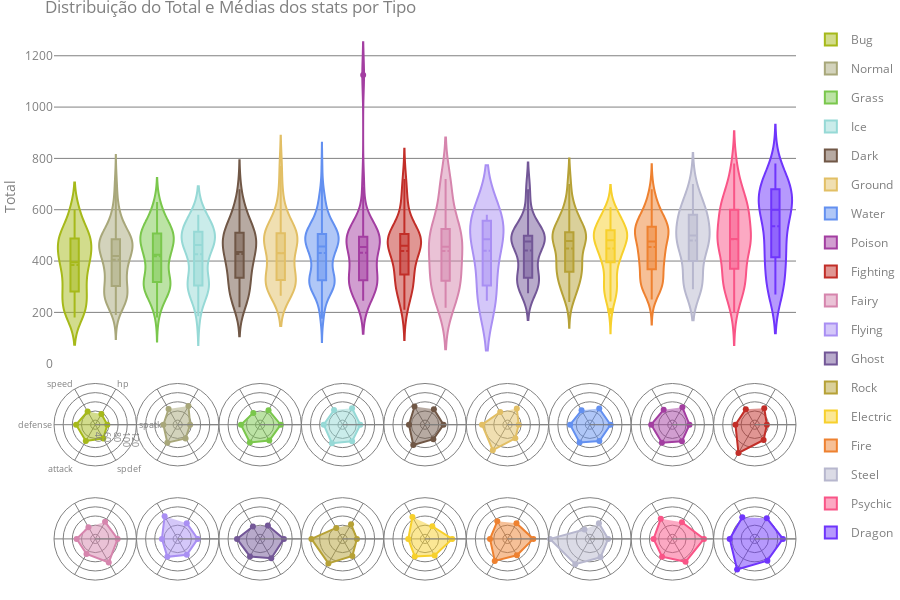

The notebook cell saved with this chart:
### Code cell
# Rank por type1 de médias dos valores da variavel total
totalMean = dfPokemon.loc[:, ["total", "type1"]].groupby("type1").mean()
totalMean.sort_values(by="total", inplace=True)

# Categorias que serao mostradas no radar
categories = ["hp", "spatk", "spdef", "attack", "defense", "speed"]

# Definicao do numero de linhas e colunas de graficos de radares
# Linhas * Colunas tem que totalizar 18 (total de tipos de pokemons)
rows = 2
cols = 9

# Definicao de um dicionario para o layout dos graficos polares
polarLayout = dict(
    bgcolor=transparente,
    radialaxis=dict(
        range=[30, 120],
        showticklabels=False,
        dtick=20,
        tickfont_size=9,
        linecolor=cinza,
        gridcolor=cinza,
        tickcolor=cinza,
    ),
    angularaxis=dict(
        rotation=60,
        direction="clockwise",
        showticklabels=False,
        tickfont_size=9,
        linecolor=cinza,
        tickcolor=cinza,
        gridcolor=cinza,
    ),
)

# Definicao da altura (proporcional) do grafico de violino
# 1 - violinHight sera aultura dividids entre as linhas de radares
violinHight = 0.6
heights = [(1 - violinHight) / rows] * (rows + 1)
heights[0] = violinHight

# Definicao do tipo do grafico de cada subplot
# A primeira linha sera um unico grafico de violino
row1 = [None] * cols
row1[0] = {"colspan": cols, "type": "xy"}
specsC = [row1]
# Todos da segunda linha serao graficos polares
rowsRadars = [{"type": "polar"}] * cols
specsC += [rowsRadars] * rows

# Criacao dos subplots
fig = make_subplots(
    rows=rows + 1,
    cols=cols,
    shared_xaxes="all",
    shared_yaxes="all",
    vertical_spacing=0,
    horizontal_spacing=0,
    row_heights=heights,
    specs=specsC,
)

for i, t in enumerate(totalMean.index):
    typeRows = dfPokemon.loc[:, "type1"] == t

    # Plot dos graficos de violino
    fig.add_trace(
        go.Violin(
            x=dfPokemon.loc[typeRows, "type1"],
            y=dfPokemon.loc[typeRows, "total"],
            name=t,
            legendgroup=t,
            scalegroup=t,
            box_visible=True,
            meanline_visible=True,
            points="outliers",
            line_color=colorsType[t],
        ),
        row=1,
        col=1,
    )

    # Plot dos graficos de radar
    fig.add_trace(
        go.Scatterpolar(
            r=dfPokemon.loc[typeRows, categories].mean(),
            theta=categories,
            fill="toself",
            name=t,
            line_color=colorsType[t],
            legendgroup=t,
            showlegend=False,
            hovertemplate="mean %{theta}: %{r:.2f}",
        ),
        row=(i // cols) + 2,
        col=(i % cols) + 1,
    )
    # Layout dos graficos de radar
    fig.update_layout(
        # Essa expressao se traduz em {polar+str(i): polarLayout}
        **{["polar" + str(x) for x in range(1, 19)][i]: polarLayout}
    )


fig.update_layout(
    
    # Layout do grafico como um todo
    font_color=cinza,
    autosize=True,
    height=600,
    margin=dict(l=0, r=0, t=25, b=0),
    title_text="Distribuição do Total e Médias dos stats por Tipo",
    paper_bgcolor=transparente,
    
    # Layout do grafico de violino
    plot_bgcolor=transparente,
    xaxis=dict(ticks="", showticklabels=False),
    yaxis=dict(title="Total", gridcolor=cinza),
    violingap=0.1,
    violingroupgap=0.1,
    
    # Colocando os eixos no primeiro radar
    polar1=dict(
        radialaxis=dict(showticklabels=True),
        angularaxis=dict(showticklabels=True),
    )
    
)

ploff.iplot(fig)

### Figure 1 — Plotly figure (JSON) as saved in the notebook; plotly's stock layout.template omitted (floating-point values rounded to 4 significant figures; data arrays with more than 128 entries replaced by an {"elided": "..."} marker saying what was removed)
{"data": [{"box": {"visible": true}, "legendgroup": "Bug", "line": {"color": "#a6b91a"}, "meanline": {"visible": true}, "name": "Bug", "points": "outliers", "scalegroup": "Bug", "type": "violin", "x": ["Bug", "Bug", "Bug", "Bug", "Bug", "Bug", "Bug", "Bug", "Bug", "Bug", "Bug", "Bug", "Bug", "Bug", "Bug", "Bug", "Bug", "Bug", "Bug", "Bug", "Bug", "Bug", "Bug", "Bug", "Bug", "Bug", "Bug", "Bug", "Bug", "Bug", "Bug", "Bug", "Bug", "Bug", "Bug", "Bug", "Bug", "Bug", "Bug", "Bug", "Bug", "Bug", "Bug", "Bug", "Bug", "Bug", "Bug", "Bug", "Bug", "Bug", "Bug", "Bug", "Bug", "Bug", "Bug", "Bug", "Bug", "Bug", "Bug", "Bug", "Bug", "Bug", "Bug", "Bug", "Bug", "Bug", "Bug", "Bug", "Bug", "Bug", "Bug", "Bug", "Bug", "Bug", "Bug", "Bug", "Bug", "Bug", "Bug", "Bug", "Bug"], "xaxis": "x", "y": [195, 205, 395, 195, 205, 395, 495, 285, 405, 305, 450, 500, 500, 600, 265, 390, 250, 400, 390, 290, 465, 500, 600, 505, 500, 600, 195, 205, 395, 205, 385, 269, 454, 266, 456, 236, 430, 430, 194, 384, 224, 424, 424, 424, 424, 244, 474, 515, 310, 380, 500, 260, 360, 485, 325, 485, 315, 495, 319, 472, 305, 495, 484, 360, 550, 600, 200, 213, 411, 300, 400, 500, 304, 464, 230, 530, 570, 570, 180, 335, 505], "yaxis": "y"}, {"fill": "toself", "hovertemplate": "mean %{theta}: %{r:.2f}", "legendgroup": "Bug", "line": {"color": "#a6b91a"}, "name": "Bug", "r": [57.02, 56.38, 65.07, 71.07, 71.8, 63.26], "showlegend": false, "subplot": "polar", "theta": ["hp", "spatk", "spdef", "attack", "defense", "speed"], "type": "scatterpolar"}, {"box": {"visible": true}, "legendgroup": "Normal", "line": {"color": "#a8a77a"}, "meanline": {"visible": true}, "name": "Normal", "points": "outliers", "scalegroup": "Normal", "type": "violin", "x": ["Normal", "Normal", "Normal", "Normal", "Normal", "Normal", "Normal", "Normal", "Normal", "Normal", "Normal", "Normal", "Normal", "Normal", "Normal", "Normal", "Normal", "Normal", "Normal", "Normal", "Normal", "Normal", "Normal", "Normal", "Normal", "Normal", "Normal", "Normal", "Normal", "Normal", "Normal", "Normal", "Normal", "Normal", "Normal", "Normal", "Normal", "Normal", "Normal", "Normal", "Normal", "Normal", "Normal", "Normal", "Normal", "Normal", "Normal", "Normal", "Normal", "Normal", "Normal", "Normal", "Normal", "Normal", "Normal", "Normal", "Normal", "Normal", "Normal", "Normal", "Normal", "Normal", "Normal", "Normal", "Normal", "Normal", "Normal", "Normal", "Normal", "Normal", "Normal", "Normal", "Normal", "Normal", "Normal", "Normal", "Normal", "Normal", "Normal", "Normal", "Normal", "Normal", "Normal", "Normal", "Normal", "Normal", "Normal", "Normal", "Normal", "Normal", "Normal", "Normal", "Normal", "Normal", "Normal", "Normal", "Normal", "Normal", "Normal", "Normal", "Normal", "Normal", "Normal", "Normal", "Normal", "Normal", "Normal", "Normal", "Normal", "Normal", "Normal", "Normal", "Normal", "Normal", "Normal"], "xaxis": "x", "y": [251, 349, 479, 579, 253, 413, 262, 442, 270, 435, 290, 440, 377, 310, 470, 385, 450, 490, 590, 490, 288, 325, 435, 395, 540, 215, 415, 262, 452, 210, 360, 455, 415, 330, 500, 515, 465, 250, 490, 540, 240, 420, 270, 455, 280, 440, 670, 240, 360, 490, 190, 260, 400, 360, 310, 458, 420, 440, 245, 340, 485, 250, 410, 482, 350, 480, 580, 310, 452, 220, 411, 390, 515, 535, 670, 720, 255, 420, 275, 370, 500, 264, 358, 488, 445, 545, 300, 470, 335, 475, 490, 350, 510, 600, 600, 237, 423, 278, 472, 265, 355, 485, 253, 418, 340, 500, 490, 534, 570, 480, 485, 275, 460, 270, 490], "yaxis": "y"}, {"fill": "toself", "hovertemplate": "mean %{theta}: %{r:.2f}", "legendgroup": "Normal", "line": {"color": "#a8a77a"}, "name": "Normal", "r": [77.05, 57.22, 64.49, 75.26, 61.17, 69.68], "showlegend": false, "subplot": "polar2", "theta": ["hp", "spatk", "spdef", "attack", "defense", "speed"], "type": "scatterpolar"}, {"box": {"visible": true}, "legendgroup": "Grass", "line": {"color": "#7ac74c"}, "meanline": {"visible": true}, "name": "Grass", "points": "outliers", "scalegroup": "Grass", "type": "violin", "x": ["Grass", "Grass", "Grass", "Grass", "Grass", "Grass", "Grass", "Grass", "Grass", "Grass", "Grass", "Grass", "Grass", "Grass", "Grass", "Grass", "Grass", "Grass", "Grass", "Grass", "Grass", "Grass", "Grass", "Grass", "Grass", "Grass", "Grass", "Grass", "Grass", "Grass", "Grass", "Grass", "Grass", "Grass", "Grass", "Grass", "Grass", "Grass", "Grass", "Grass", "Grass", "Grass", "Grass", "Grass", "Grass", "Grass", "Grass", "Grass", "Grass", "Grass", "Grass", "Grass", "Grass", "Grass", "Grass", "Grass", "Grass", "Grass", "Grass", "Grass", "Grass", "Grass", "Grass", "Grass", "Grass", "Grass", "Grass", "Grass", "Grass", "Grass", "Grass", "Grass", "Grass", "Grass", "Grass", "Grass", "Grass", "Grass", "Grass", "Grass", "Grass", "Grass", "Grass", "Grass", "Grass", "Grass", "Grass", "Grass", "Grass", "Grass", "Grass"], "xaxis": "x", "y": [318, 405, 525, 625, 320, 395, 490, 300, 390, 490, 325, 530, 530, 435, 318, 405, 525, 490, 250, 340, 460, 180, 425, 310, 405, 530, 630, 220, 340, 480, 295, 460, 400, 335, 475, 460, 318, 405, 525, 280, 515, 275, 450, 454, 334, 494, 594, 535, 525, 600, 600, 308, 413, 528, 316, 498, 280, 480, 280, 480, 461, 294, 464, 305, 489, 580, 313, 405, 530, 350, 531, 320, 420, 530, 250, 480, 285, 405, 210, 290, 510, 570, 570, 310, 420, 530, 250, 460, 260, 485, 485], "yaxis": "y"}, {"fill": "toself", "hovertemplate": "mean %{theta}: %{r:.2f}", "legendgroup": "Grass", "line": {"color": "#7ac74c"}, "name": "Grass", "r": [66.74, 75.04, 70.05, 74.81, 71.82, 59.77], "showlegend": false, "subplot": "polar3", "theta": ["hp", "spatk", "spdef", "attack", "defense", "speed"], "type": "scatterpolar"}, {"box": {"visible": true}, "legendgroup": "Ice", "line": {"color": "#96d9d6"}, "meanline": {"visible": true}, "name": "Ice", "points": "outliers", "scalegroup": "Ice", "type": "violin", "x": ["Ice", "Ice", "Ice", "Ice", "Ice", "Ice", "Ice", "Ice", "Ice", "Ice", "Ice", "Ice", "Ice", "Ice", "Ice", "Ice", "Ice", "Ice", "Ice", "Ice", "Ice", "Ice", "Ice", "Ice", "Ice", "Ice", "Ice", "Ice", "Ice", "Ice", "Ice", "Ice", "Ice", "Ice", "Ice", "Ice"], "xaxis": "x", "y": [300, 450, 299, 505, 455, 580, 250, 450, 330, 305, 420, 300, 480, 580, 290, 410, 530, 580, 525, 530, 480, 315, 480, 540, 305, 395, 535, 305, 505, 515, 304, 514, 185, 475, 470, 470], "yaxis": "y"}, {"fill": "toself", "hovertemplate": "mean %{theta}: %{r:.2f}", "legendgroup": "Ice", "line": {"color": "#96d9d6"}, "name": "Ice", "r": [71.5, 68.67, 71.69, 76.64, 71.08, 67.14], "showlegend": false, "subplot": "polar4", "theta": ["hp", "spatk", "spdef", "attack", "defense", "speed"], "type": "scatterpolar"}, {"box": {"visible": true}, "legendgroup": "Dark", "line": {"color": "#705746"}, "meanline": {"visible": true}, "name": "Dark", "points": "outliers", "scalegroup": "Dark", "type": "violin", "x": ["Dark", "Dark", "Dark", "Dark", "Dark", "Dark", "Dark", "Dark", "Dark", "Dark", "Dark", "Dark", "Dark", "Dark", "Dark", "Dark", "Dark", "Dark", "Dark", "Dark", "Dark", "Dark", "Dark", "Dark", "Dark", "Dark", "Dark", "Dark", "Dark", "Dark", "Dark", "Dark", "Dark", "Dark", "Dark", "Dark", "Dark", "Dark", "Dark", "Dark", "Dark", "Dark", "Dark", "Dark"], "xaxis": "x", "y": [253, 413, 290, 440, 525, 405, 430, 330, 500, 600, 220, 420, 240, 420, 380, 480, 465, 565, 505, 510, 600, 281, 446, 348, 488, 330, 510, 340, 490, 370, 510, 300, 420, 600, 288, 482, 680, 570, 245, 455, 265, 370, 510, 520], "yaxis": "y"}, {"fill": "toself", "hovertemplate": "mean %{theta}: %{r:.2f}", "legendgroup": "Dark", "line": {"color": "#705746"}, "name": "Dark", "r": [68.82, 70.45, 66.48, 81, 64.98, 75.75], "showlegend": false, "subplot": "polar5", "theta": ["hp", "spatk", "spdef", "attack", "defense", "speed"], "type": "scatterpolar"}, {"box": {"visible": true}, "legendgroup": "Ground", "line": {"color": "#e2bf65"}, "meanline": {"visible": true}, "name": "Ground", "points": "outliers", "scalegroup": "Ground", "type": "violin", "x": ["Ground", "Ground", "Ground", "Ground", "Ground", "Ground", "Ground", "Ground", "Ground", "Ground", "Ground", "Ground", "Ground", "Ground", "Ground", "Ground", "Ground", "Ground", "Ground", "Ground", "Ground", "Ground", "Ground", "Ground", "Ground", "Ground", "Ground", "Ground", "Ground", "Ground", "Ground", "Ground", "Ground", "Ground", "Ground", "Ground", "Ground", "Ground", "Ground", "Ground", "Ground"], "xaxis": "x", "y": [300, 450, 265, 265, 425, 425, 320, 425, 345, 485, 430, 330, 500, 290, 340, 520, 300, 500, 670, 770, 330, 525, 535, 510, 328, 508, 292, 351, 519, 303, 471, 471, 303, 483, 600, 600, 385, 500, 315, 510, 483], "yaxis": "y"}, {"fill": "toself", "hovertemplate": "mean %{theta}: %{r:.2f}", "legendgroup": "Ground", "line": {"color": "#e2bf65"}, "name": "Ground", "r": [70.85, 54.59, 64.32, 94.12, 85.46, 61.8], "showlegend": false, "subplot": "polar6", "theta": ["hp", "spatk", "spdef", "attack", "defense", "speed"], "type": "scatterpolar"}, {"box": {"visible": true}, "legendgroup": "Water", "line": {"color": "#6390f0"}, "meanline": {"visible": true}, "name": "Water", "points": "outliers", "scalegroup": "Water", "type": "violin", "x": {"elided": "134 str values"}, "xaxis": "x", "y": {"elided": "134 int values"}, "yaxis": "y"}, {"fill": "toself", "hovertemplate": "mean %{theta}: %{r:.2f}", "legendgroup": "Water", "line": {"color": "#6390f0"}, "name": "Water", "r": [70.89, 75.01, 71.4, 74.99, 73.12, 66.34], "showlegend": false, "subplot": "polar7", "theta": ["hp", "spatk", "spdef", "attack", "defense", "speed"], "type": "scatterpolar"}, {"box": {"visible": true}, "legendgroup": "Poison", "line": {"color": "#a33ea1"}, "meanline": {"visible": true}, "name": "Poison", "points": "outliers", "scalegroup": "Poison", "type": "violin", "x": ["Poison", "Poison", "Poison", "Poison", "Poison", "Poison", "Poison", "Poison", "Poison", "Poison", "Poison", "Poison", "Poison", "Poison", "Poison", "Poison", "Poison", "Poison", "Poison", "Poison", "Poison", "Poison", "Poison", "Poison", "Poison", "Poison", "Poison", "Poison", "Poison", "Poison", "Poison", "Poison", "Poison", "Poison", "Poison", "Poison", "Poison", "Poison", "Poison"], "xaxis": "x", "y": [288, 448, 275, 365, 505, 273, 365, 505, 245, 455, 325, 325, 500, 500, 340, 490, 490, 535, 302, 467, 458, 329, 479, 330, 500, 300, 490, 329, 474, 320, 494, 305, 495, 320, 480, 420, 540, 690, 1125], "yaxis": "y"}, {"fill": "toself", "hovertemplate": "mean %{theta}: %{r:.2f}", "legendgroup": "Poison", "line": {"color": "#a33ea1"}, "name": "Poison", "r": [73.95, 67.44, 71.85, 75.54, 76.18, 67.77], "showlegend": false, "subplot": "polar8", "theta": ["hp", "spatk", "spdef", "attack", "defense", "speed"], "type": "scatterpolar"}, {"box": {"visible": true}, "legendgroup": "Fighting", "line": {"color": "#c22e28"}, "meanline": {"visible": true}, "name": "Fighting", "points": "outliers", "scalegroup": "Fighting", "type": "violin", "x": ["Fighting", "Fighting", "Fighting", "Fighting", "Fighting", "Fighting", "Fighting", "Fighting", "Fighting", "Fighting", "Fighting", "Fighting", "Fighting", "Fighting", "Fighting", "Fighting", "Fighting", "Fighting", "Fighting", "Fighting", "Fighting", "Fighting", "Fighting", "Fighting", "Fighting", "Fighting", "Fighting", "Fighting", "Fighting", "Fighting", "Fighting", "Fighting", "Fighting", "Fighting", "Fighting", "Fighting", "Fighting", "Fighting"], "xaxis": "x", "y": [305, 455, 305, 405, 505, 377, 455, 455, 210, 455, 237, 474, 280, 410, 510, 285, 525, 625, 305, 405, 505, 465, 465, 350, 510, 348, 495, 500, 338, 478, 490, 600, 310, 480, 507, 470, 720, 670], "yaxis": "y"}, {"fill": "toself", "hovertemplate": "mean %{theta}: %{r:.2f}", "legendgroup": "Fighting", "line": {"color": "#c22e28"}, "name": "Fighting", "r": [71.39, 56.42, 68.55, 101.3, 72.21, 69.21], "showlegend": false, "subplot": "polar9", "theta": ["hp", "spatk", "spdef", "attack", "defense", "speed"], "type": "scatterpolar"}, {"box": {"visible": true}, "legendgroup": "Fairy", "line": {"color": "#d685ad"}, "meanline": {"visible": true}, "name": "Fairy", "points": "outliers", "scalegroup": "Fairy", "type": "violin", "x": ["Fairy", "Fairy", "Fairy", "Fairy", "Fairy", "Fairy", "Fairy", "Fairy", "Fairy", "Fairy", "Fairy", "Fairy", "Fairy", "Fairy", "Fairy", "Fairy", "Fairy", "Fairy", "Fairy", "Fairy", "Fairy", "Fairy"], "xaxis": "x", "y": [323, 483, 218, 245, 405, 300, 450, 545, 303, 371, 552, 341, 462, 341, 480, 525, 680, 485, 270, 495, 720, 670], "yaxis": "y"}, {"fill": "toself", "hovertemplate": "mean %{theta}: %{r:.2f}", "legendgroup": "Fairy", "line": {"color": "#d685ad"}, "name": "Fairy", "r": [72.95, 78.95, 89.18, 68.09, 70.55, 59.55], "showlegend": false, "subplot": "polar10", "theta": ["hp", "spatk", "spdef", "attack", "defense", "speed"], "type": "scatterpolar"}, {"box": {"visible": true}, "legendgroup": "Flying", "line": {"color": "#a98ff3"}, "meanline": {"visible": true}, "name": "Flying", "points": "outliers", "scalegroup": "Flying", "type": "violin", "x": ["Flying", "Flying", "Flying", "Flying", "Flying", "Flying", "Flying", "Flying"], "xaxis": "x", "y": [580, 580, 245, 535, 245, 365, 495, 475], "yaxis": "y"}, {"fill": "toself", "hovertemplate": "mean %{theta}: %{r:.2f}", "legendgroup": "Flying", "line": {"color": "#a98ff3"}, "name": "Flying", "r": [69.62, 73.88, 70, 75.12, 64.38, 87], "showlegend": false, "subplot": "polar11", "theta": ["hp", "spatk", "spdef", "attack", "defense", "speed"], "type": "scatterpolar"}, {"box": {"visible": true}, "legendgroup": "Ghost", "line": {"color": "#735797"}, "meanline": {"visible": true}, "name": "Ghost", "points": "outliers", "scalegroup": "Ghost", "type": "violin", "x": ["Ghost", "Ghost", "Ghost", "Ghost", "Ghost", "Ghost", "Ghost", "Ghost", "Ghost", "Ghost", "Ghost", "Ghost", "Ghost", "Ghost", "Ghost", "Ghost", "Ghost", "Ghost", "Ghost", "Ghost", "Ghost", "Ghost", "Ghost", "Ghost", "Ghost", "Ghost", "Ghost", "Ghost", "Ghost", "Ghost", "Ghost", "Ghost", "Ghost", "Ghost", "Ghost", "Ghost", "Ghost", "Ghost", "Ghost", "Ghost", "Ghost"], "xaxis": "x", "y": [310, 405, 500, 600, 435, 410, 295, 455, 555, 295, 455, 348, 498, 495, 485, 525, 680, 680, 303, 483, 275, 370, 520, 309, 474, 335, 335, 335, 335, 494, 494, 494, 494, 476, 320, 480, 476, 517, 308, 508, 510], "yaxis": "y"}, {"fill": "toself", "hovertemplate": "mean %{theta}: %{r:.2f}", "legendgroup": "Ghost", "line": {"color": "#735797"}, "name": "Ghost", "r": [63.95, 81.98, 78.78, 74.2, 80.44, 61.41], "showlegend": false, "subplot": "polar12", "theta": ["hp", "spatk", "spdef", "attack", "defense", "speed"], "type": "scatterpolar"}, {"box": {"visible": true}, "legendgroup": "Rock", "line": {"color": "#b6a136"}, "meanline": {"visible": true}, "name": "Rock", "points": "outliers", "scalegroup": "Rock", "type": "violin", "x": ["Rock", "Rock", "Rock", "Rock", "Rock", "Rock", "Rock", "Rock", "Rock", "Rock", "Rock", "Rock", "Rock", "Rock", "Rock", "Rock", "Rock", "Rock", "Rock", "Rock", "Rock", "Rock", "Rock", "Rock", "Rock", "Rock", "Rock", "Rock", "Rock", "Rock", "Rock", "Rock", "Rock", "Rock", "Rock", "Rock", "Rock", "Rock", "Rock", "Rock", "Rock", "Rock", "Rock", "Rock", "Rock", "Rock", "Rock", "Rock", "Rock", "Rock", "Rock", "Rock", "Rock", "Rock", "Rock", "Rock", "Rock", "Rock", "Rock", "Rock"], "xaxis": "x", "y": [300, 300, 390, 390, 495, 495, 385, 355, 495, 355, 495, 515, 615, 410, 300, 410, 600, 700, 375, 460, 460, 355, 495, 355, 495, 580, 350, 495, 350, 495, 290, 525, 280, 390, 515, 401, 567, 580, 306, 500, 362, 521, 362, 521, 500, 600, 700, 280, 280, 487, 487, 487, 440, 500, 570, 570, 240, 410, 510, 470], "yaxis": "y"}, {"fill": "toself", "hovertemplate": "mean %{theta}: %{r:.2f}", "legendgroup": "Rock", "line": {"color": "#b6a136"}, "name": "Rock", "r": [67.1, 61.37, 72.8, 91.78, 97.97, 57.67], "showlegend": false, "subplot": "polar13", "theta": ["hp", "spatk", "spdef", "attack", "defense", "speed"], "type": "scatterpolar"}, {"box": {"visible": true}, "legendgroup": "Electric", "line": {"color": "#f7d02c"}, "meanline": {"visible": true}, "name": "Electric", "points": "outliers", "scalegroup": "Electric", "type": "violin", "x": ["Electric", "Electric", "Electric", "Electric", "Electric", "Electric", "Electric", "Electric", "Electric", "Electric", "Electric", "Electric", "Electric", "Electric", "Electric", "Electric", "Electric", "Electric", "Electric", "Electric", "Electric", "Electric", "Electric", "Electric", "Electric", "Electric", "Electric", "Electric", "Electric", "Electric", "Electric", "Electric", "Electric", "Electric", "Electric", "Electric", "Electric", "Electric", "Electric", "Electric", "Electric", "Electric", "Electric", "Electric", "Electric", "Electric", "Electric", "Electric", "Electric", "Electric", "Electric", "Electric", "Electric", "Electric", "Electric", "Electric", "Electric", "Electric", "Electric", "Electric", "Electric"], "xaxis": "x", "y": [320, 430, 485, 485, 325, 465, 330, 490, 490, 525, 580, 205, 280, 365, 510, 610, 360, 580, 295, 475, 575, 405, 405, 263, 363, 523, 405, 535, 540, 440, 520, 520, 520, 520, 520, 295, 497, 428, 275, 405, 515, 580, 580, 289, 481, 431, 476, 435, 570, 570, 600, 270, 490, 242, 502, 502, 435, 436, 436, 505, 505], "yaxis": "y"}, {"fill": "toself", "hovertemplate": "mean %{theta}: %{r:.2f}", "legendgroup": "Electric", "line": {"color": "#f7d02c"}, "name": "Electric", "r": [61.95, 89.38, 72.02, 74.57, 66.51, 84.9], "showlegend": false, "subplot": "polar14", "theta": ["hp", "spatk", "spdef", "attack", "defense", "speed"], "type": "scatterpolar"}, {"box": {"visible": true}, "legendgroup": "Fire", "line": {"color": "#ee8130"}, "meanline": {"visible": true}, "name": "Fire", "points": "outliers", "scalegroup": "Fire", "type": "violin", "x": ["Fire", "Fire", "Fire", "Fire", "Fire", "Fire", "Fire", "Fire", "Fire", "Fire", "Fire", "Fire", "Fire", "Fire", "Fire", "Fire", "Fire", "Fire", "Fire", "Fire", "Fire", "Fire", "Fire", "Fire", "Fire", "Fire", "Fire", "Fire", "Fire", "Fire", "Fire", "Fire", "Fire", "Fire", "Fire", "Fire", "Fire", "Fire", "Fire", "Fire", "Fire", "Fire", "Fire", "Fire", "Fire", "Fire", "Fire", "Fire", "Fire", "Fire", "Fire", "Fire", "Fire", "Fire", "Fire", "Fire", "Fire", "Fire", "Fire", "Fire", "Fire", "Fire", "Fire", "Fire", "Fire"], "xaxis": "x", "y": [309, 405, 534, 634, 634, 299, 505, 350, 555, 410, 500, 425, 495, 525, 580, 309, 405, 534, 250, 430, 365, 580, 680, 310, 405, 530, 630, 305, 460, 560, 470, 420, 309, 405, 534, 540, 600, 308, 418, 528, 316, 498, 315, 480, 540, 484, 307, 409, 534, 382, 499, 369, 507, 600, 320, 420, 530, 476, 485, 570, 310, 420, 530, 305, 525], "yaxis": "y"}, {"fill": "toself", "hovertemplate": "mean %{theta}: %{r:.2f}", "legendgroup": "Fire", "line": {"color": "#ee8130"}, "name": "Fire", "r": [69.43, 86.42, 71.29, 85.4, 68.11, 74.37], "showlegend": false, "subplot": "polar15", "theta": ["hp", "spatk", "spdef", "attack", "defense", "speed"], "type": "scatterpolar"}, {"box": {"visible": true}, "legendgroup": "Steel", "line": {"color": "#b7b7ce"}, "meanline": {"visible": true}, "name": "Steel", "points": "outliers", "scalegroup": "Steel", "type": "violin", "x": ["Steel", "Steel", "Steel", "Steel", "Steel", "Steel", "Steel", "Steel", "Steel", "Steel", "Steel", "Steel", "Steel", "Steel", "Steel", "Steel", "Steel", "Steel", "Steel", "Steel", "Steel", "Steel", "Steel", "Steel", "Steel", "Steel", "Steel", "Steel", "Steel", "Steel", "Steel", "Steel", "Steel", "Steel", "Steel", "Steel"], "xaxis": "x", "y": [290, 510, 610, 465, 380, 480, 330, 430, 530, 630, 300, 420, 600, 700, 580, 600, 300, 500, 680, 300, 440, 520, 580, 325, 448, 500, 500, 470, 570, 600, 300, 600, 440, 330, 500, 535], "yaxis": "y"}, {"fill": "toself", "hovertemplate": "mean %{theta}: %{r:.2f}", "legendgroup": "Steel", "line": {"color": "#b7b7ce"}, "name": "Steel", "r": [69.53, 69.86, 76.42, 93.81, 117.1, 53.64], "showlegend": false, "subplot": "polar16", "theta": ["hp", "spatk", "spdef", "attack", "defense", "speed"], "type": "scatterpolar"}, {"box": {"visible": true}, "legendgroup": "Psychic", "line": {"color": "#f95587"}, "meanline": {"visible": true}, "name": "Psychic", "points": "outliers", "scalegroup": "Psychic", "type": "violin", "x": ["Psychic", "Psychic", "Psychic", "Psychic", "Psychic", "Psychic", "Psychic", "Psychic", "Psychic", "Psychic", "Psychic", "Psychic", "Psychic", "Psychic", "Psychic", "Psychic", "Psychic", "Psychic", "Psychic", "Psychic", "Psychic", "Psychic", "Psychic", "Psychic", "Psychic", "Psychic", "Psychic", "Psychic", "Psychic", "Psychic", "Psychic", "Psychic", "Psychic", "Psychic", "Psychic", "Psychic", "Psychic", "Psychic", "Psychic", "Psychic", "Psychic", "Psychic", "Psychic", "Psychic", "Psychic", "Psychic", "Psychic", "Psychic", "Psychic", "Psychic", "Psychic", "Psychic", "Psychic", "Psychic", "Psychic", "Psychic", "Psychic", "Psychic", "Psychic", "Psychic", "Psychic", "Psychic", "Psychic", "Psychic", "Psychic", "Psychic", "Psychic", "Psychic", "Psychic", "Psychic", "Psychic", "Psychic", "Psychic", "Psychic", "Psychic", "Psychic"], "xaxis": "x", "y": [310, 400, 500, 600, 410, 500, 328, 483, 460, 460, 680, 780, 780, 600, 320, 470, 525, 336, 405, 680, 600, 198, 278, 518, 618, 330, 470, 455, 260, 600, 600, 600, 600, 285, 310, 518, 618, 580, 580, 580, 600, 600, 292, 487, 323, 425, 490, 290, 390, 490, 290, 370, 490, 335, 485, 355, 466, 466, 600, 680, 476, 570, 200, 400, 680, 680, 600, 680, 680, 754, 265, 370, 510, 520, 475, 475], "yaxis": "y"}, {"fill": "toself", "hovertemplate": "mean %{theta}: %{r:.2f}", "legendgroup": "Psychic", "line": {"color": "#f95587"}, "name": "Psychic", "r": [71.97, 99.11, 87.72, 74.93, 70.99, 80.59], "showlegend": false, "subplot": "polar17", "theta": ["hp", "spatk", "spdef", "attack", "defense", "speed"], "type": "scatterpolar"}, {"box": {"visible": true}, "legendgroup": "Dragon", "line": {"color": "#6f35fc"}, "meanline": {"visible": true}, "name": "Dragon", "points": "outliers", "scalegroup": "Dragon", "type": "violin", "x": ["Dragon", "Dragon", "Dragon", "Dragon", "Dragon", "Dragon", "Dragon", "Dragon", "Dragon", "Dragon", "Dragon", "Dragon", "Dragon", "Dragon", "Dragon", "Dragon", "Dragon", "Dragon", "Dragon", "Dragon", "Dragon", "Dragon", "Dragon", "Dragon", "Dragon", "Dragon", "Dragon", "Dragon", "Dragon", "Dragon", "Dragon", "Dragon", "Dragon", "Dragon", "Dragon", "Dragon", "Dragon", "Dragon", "Dragon", "Dragon"], "xaxis": "x", "y": [300, 420, 600, 490, 590, 300, 420, 600, 700, 600, 700, 600, 700, 680, 780, 300, 410, 600, 700, 320, 410, 540, 485, 680, 680, 660, 700, 700, 300, 452, 600, 600, 486, 708, 300, 420, 600, 270, 410, 600], "yaxis": "y"}, {"fill": "toself", "hovertemplate": "mean %{theta}: %{r:.2f}", "legendgroup": "Dragon", "line": {"color": "#6f35fc"}, "name": "Dragon", "r": [82.38, 91.53, 84.95, 107.2, 84.78, 84.45], "showlegend": false, "subplot": "polar18", "theta": ["hp", "spatk", "spdef", "attack", "defense", "speed"], "type": "scatterpolar"}], "layout": {"autosize": true, "font": {"color": "#808080"}, "height": 600, "margin": {"b": 0, "l": 0, "r": 0, "t": 25}, "paper_bgcolor": "rgba(0,0,0,0)", "plot_bgcolor": "rgba(0,0,0,0)", "polar": {"angularaxis": {"direction": "clockwise", "gridcolor": "#808080", "linecolor": "#808080", "rotation": 60, "showticklabels": true, "tickcolor": "#808080", "tickfont": {"size": 9}}, "bgcolor": "rgba(0,0,0,0)", "domain": {"x": [0, 0.1111], "y": [0.2, 0.4]}, "radialaxis": {"dtick": 20, "gridcolor": "#808080", "linecolor": "#808080", "range": [30, 120], "showticklabels": true, "tickcolor": "#808080", "tickfont": {"size": 9}}}, "polar10": {"angularaxis": {"direction": "clockwise", "gridcolor": "#808080", "linecolor": "#808080", "rotation": 60, "showticklabels": false, "tickcolor": "#808080", "tickfont": {"size": 9}}, "bgcolor": "rgba(0,0,0,0)", "domain": {"x": [0, 0.1111], "y": [0, 0.2]}, "radialaxis": {"dtick": 20, "gridcolor": "#808080", "linecolor": "#808080", "range": [30, 120], "showticklabels": false, "tickcolor": "#808080", "tickfont": {"size": 9}}}, "polar11": {"angularaxis": {"direction": "clockwise", "gridcolor": "#808080", "linecolor": "#808080", "rotation": 60, "showticklabels": false, "tickcolor": "#808080", "tickfont": {"size": 9}}, "bgcolor": "rgba(0,0,0,0)", "domain": {"x": [0.1111, 0.2222], "y": [0, 0.2]}, "radialaxis": {"dtick": 20, "gridcolor": "#808080", "linecolor": "#808080", "range": [30, 120], "showticklabels": false, "tickcolor": "#808080", "tickfont": {"size": 9}}}, "polar12": {"angularaxis": {"direction": "clockwise", "gridcolor": "#808080", "linecolor": "#808080", "rotation": 60, "showticklabels": false, "tickcolor": "#808080", "tickfont": {"size": 9}}, "bgcolor": "rgba(0,0,0,0)", "domain": {"x": [0.2222, 0.3333], "y": [0, 0.2]}, "radialaxis": {"dtick": 20, "gridcolor": "#808080", "linecolor": "#808080", "range": [30, 120], "showticklabels": false, "tickcolor": "#808080", "tickfont": {"size": 9}}}, "polar13": {"angularaxis": {"direction": "clockwise", "gridcolor": "#808080", "linecolor": "#808080", "rotation": 60, "showticklabels": false, "tickcolor": "#808080", "tickfont": {"size": 9}}, "bgcolor": "rgba(0,0,0,0)", "domain": {"x": [0.3333, 0.4444], "y": [0, 0.2]}, "radialaxis": {"dtick": 20, "gridcolor": "#808080", "linecolor": "#808080", "range": [30, 120], "showticklabels": false, "tickcolor": "#808080", "tickfont": {"size": 9}}}, "polar14": {"angularaxis": {"direction": "clockwise", "gridcolor": "#808080", "linecolor": "#808080", "rotation": 60, "showticklabels": false, "tickcolor": "#808080", "tickfont": {"size": 9}}, "bgcolor": "rgba(0,0,0,0)", "domain": {"x": [0.4444, 0.5556], "y": [0, 0.2]}, "radialaxis": {"dtick": 20, "gridcolor": "#808080", "linecolor": "#808080", "range": [30, 120], "showticklabels": false, "tickcolor": "#808080", "tickfont": {"size": 9}}}, "polar15": {"angularaxis": {"direction": "clockwise", "gridcolor": "#808080", "linecolor": "#808080", "rotation": 60, "showticklabels": false, "tickcolor": "#808080", "tickfont": {"size": 9}}, "bgcolor": "rgba(0,0,0,0)", "domain": {"x": [0.5556, 0.6667], "y": [0, 0.2]}, "radialaxis": {"dtick": 20, "gridcolor": "#808080", "linecolor": "#808080", "range": [30, 120], "showticklabels": false, "tickcolor": "#808080", "tickfont": {"size": 9}}}, "polar16": {"angularaxis": {"direction": "clockwise", "gridcolor": "#808080", "linecolor": "#808080", "rotation": 60, "showticklabels": false, "tickcolor": "#808080", "tickfont": {"size": 9}}, "bgcolor": "rgba(0,0,0,0)", "domain": {"x": [0.6667, 0.7778], "y": [0, 0.2]}, "radialaxis": {"dtick": 20, "gridcolor": "#808080", "linecolor": "#808080", "range": [30, 120], "showticklabels": false, "tickcolor": "#808080", "tickfont": {"size": 9}}}, "polar17": {"angularaxis": {"direction": "clockwise", "gridcolor": "#808080", "linecolor": "#808080", "rotation": 60, "showticklabels": false, "tickcolor": "#808080", "tickfont": {"size": 9}}, "bgcolor": "rgba(0,0,0,0)", "domain": {"x": [0.7778, 0.8889], "y": [0, 0.2]}, "radialaxis": {"dtick": 20, "gridcolor": "#808080", "linecolor": "#808080", "range": [30, 120], "showticklabels": false, "tickcolor": "#808080", "tickfont": {"size": 9}}}, "polar18": {"angularaxis": {"direction": "clockwise", "gridcolor": "#808080", "linecolor": "#808080", "rotation": 60, "showticklabels": false, "tickcolor": "#808080", "tickfont": {"size": 9}}, "bgcolor": "rgba(0,0,0,0)", "domain": {"x": [0.8889, 1], "y": [0, 0.2]}, "radialaxis": {"dtick": 20, "gridcolor": "#808080", "linecolor": "#808080", "range": [30, 120], "showticklabels": false, "tickcolor": "#808080", "tickfont": {"size": 9}}}, "polar2": {"angularaxis": {"direction": "clockwise", "gridcolor": "#808080", "linecolor": "#808080", "rotation": 60, "showticklabels": false, "tickcolor": "#808080", "tickfont": {"size": 9}}, "bgcolor": "rgba(0,0,0,0)", "domain": {"x": [0.1111, 0.2222], "y": [0.2, 0.4]}, "radialaxis": {"dtick": 20, "gridcolor": "#808080", "linecolor": "#808080", "range": [30, 120], "showticklabels": false, "tickcolor": "#808080", "tickfont": {"size": 9}}}, "polar3": {"angularaxis": {"direction": "clockwise", "gridcolor": "#808080", "linecolor": "#808080", "rotation": 60, "showticklabels": false, "tickcolor": "#808080", "tickfont": {"size": 9}}, "bgcolor": "rgba(0,0,0,0)", "domain": {"x": [0.2222, 0.3333], "y": [0.2, 0.4]}, "radialaxis": {"dtick": 20, "gridcolor": "#808080", "linecolor": "#808080", "range": [30, 120], "showticklabels": false, "tickcolor": "#808080", "tickfont": {"size": 9}}}, "polar4": {"angularaxis": {"direction": "clockwise", "gridcolor": "#808080", "linecolor": "#808080", "rotation": 60, "showticklabels": false, "tickcolor": "#808080", "tickfont": {"size": 9}}, "bgcolor": "rgba(0,0,0,0)", "domain": {"x": [0.3333, 0.4444], "y": [0.2, 0.4]}, "radialaxis": {"dtick": 20, "gridcolor": "#808080", "linecolor": "#808080", "range": [30, 120], "showticklabels": false, "tickcolor": "#808080", "tickfont": {"size": 9}}}, "polar5": {"angularaxis": {"direction": "clockwise", "gridcolor": "#808080", "linecolor": "#808080", "rotation": 60, "showticklabels": false, "tickcolor": "#808080", "tickfont": {"size": 9}}, "bgcolor": "rgba(0,0,0,0)", "domain": {"x": [0.4444, 0.5556], "y": [0.2, 0.4]}, "radialaxis": {"dtick": 20, "gridcolor": "#808080", "linecolor": "#808080", "range": [30, 120], "showticklabels": false, "tickcolor": "#808080", "tickfont": {"size": 9}}}, "polar6": {"angularaxis": {"direction": "clockwise", "gridcolor": "#808080", "linecolor": "#808080", "rotation": 60, "showticklabels": false, "tickcolor": "#808080", "tickfont": {"size": 9}}, "bgcolor": "rgba(0,0,0,0)", "domain": {"x": [0.5556, 0.6667], "y": [0.2, 0.4]}, "radialaxis": {"dtick": 20, "gridcolor": "#808080", "linecolor": "#808080", "range": [30, 120], "showticklabels": false, "tickcolor": "#808080", "tickfont": {"size": 9}}}, "polar7": {"angularaxis": {"direction": "clockwise", "gridcolor": "#808080", "linecolor": "#808080", "rotation": 60, "showticklabels": false, "tickcolor": "#808080", "tickfont": {"size": 9}}, "bgcolor": "rgba(0,0,0,0)", "domain": {"x": [0.6667, 0.7778], "y": [0.2, 0.4]}, "radialaxis": {"dtick": 20, "gridcolor": "#808080", "linecolor": "#808080", "range": [30, 120], "showticklabels": false, "tickcolor": "#808080", "tickfont": {"size": 9}}}, "polar8": {"angularaxis": {"direction": "clockwise", "gridcolor": "#808080", "linecolor": "#808080", "rotation": 60, "showticklabels": false, "tickcolor": "#808080", "tickfont": {"size": 9}}, "bgcolor": "rgba(0,0,0,0)", "domain": {"x": [0.7778, 0.8889], "y": [0.2, 0.4]}, "radialaxis": {"dtick": 20, "gridcolor": "#808080", "linecolor": "#808080", "range": [30, 120], "showticklabels": false, "tickcolor": "#808080", "tickfont": {"size": 9}}}, "polar9": {"angularaxis": {"direction": "clockwise", "gridcolor": "#808080", "linecolor": "#808080", "rotation": 60, "showticklabels": false, "tickcolor": "#808080", "tickfont": {"size": 9}}, "bgcolor": "rgba(0,0,0,0)", "domain": {"x": [0.8889, 1], "y": [0.2, 0.4]}, "radialaxis": {"dtick": 20, "gridcolor": "#808080", "linecolor": "#808080", "range": [30, 120], "showticklabels": false, "tickcolor": "#808080", "tickfont": {"size": 9}}}, "title": {"text": "Distribuição do Total e Médias dos stats por Tipo"}, "violingap": 0.1, "violingroupgap": 0.1, "xaxis": {"anchor": "y", "domain": [0, 1], "showticklabels": false, "ticks": ""}, "yaxis": {"anchor": "x", "domain": [0.4, 1], "gridcolor": "#808080", "title": {"text": "Total"}}}}
